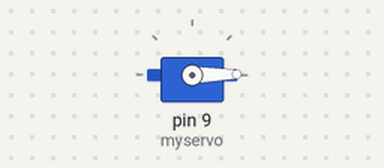
A sketch run on a simulated Arduino Uno, built with avr-gcc and run on an emulated ATmega328P. On the bench: servo.

Above: at 0.05 s.
At 2.65 s:
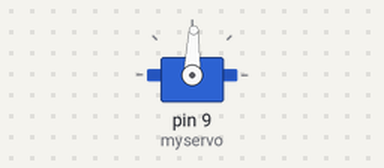
At 5.25 s:
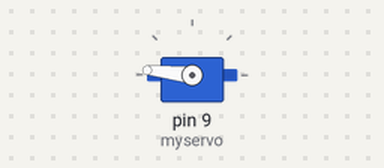
At 10.45 s:
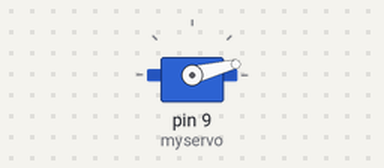
Timing chart, 0 to 14.2 s (numbered marks = the images above):
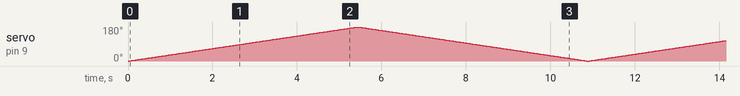

The sketch:

Teste_servo_01.ino
```cpp
#include <Servo.h>


Servo myservo;  // cria o objeto servo
int pos = 90;    // a variavel que representa a posicao do servo

void setup() {
  myservo.attach(9);
}

void loop() {
  for (pos = 0; pos <= 180; pos += 1) { // de 0 a 180 graus
    myservo.write(pos);              // "escrevendo" para o motor a posicao atual
    delay(30);                       // espereando 15ms
  }
  for (pos = 180; pos >= 0; pos -= 1) { // de 180 até 0 graus degrees
    myservo.write(pos);
    delay(30);
  }
}
```
